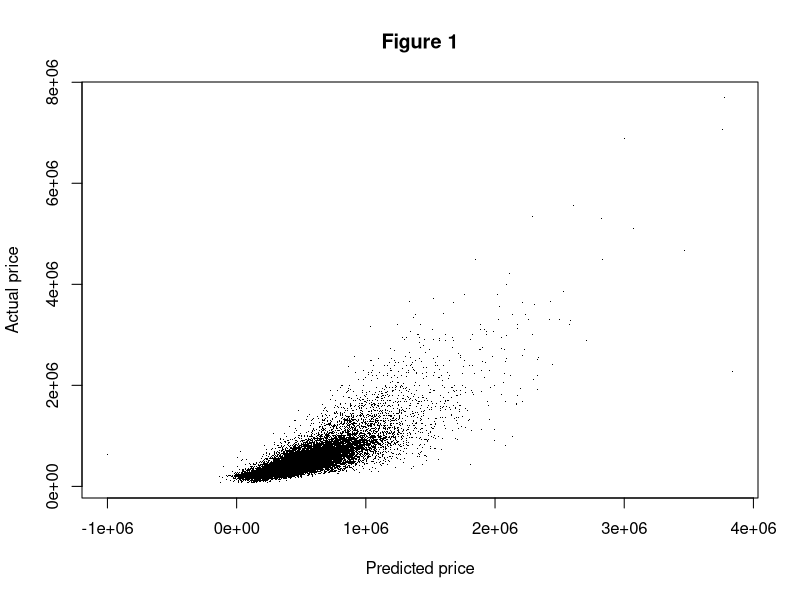
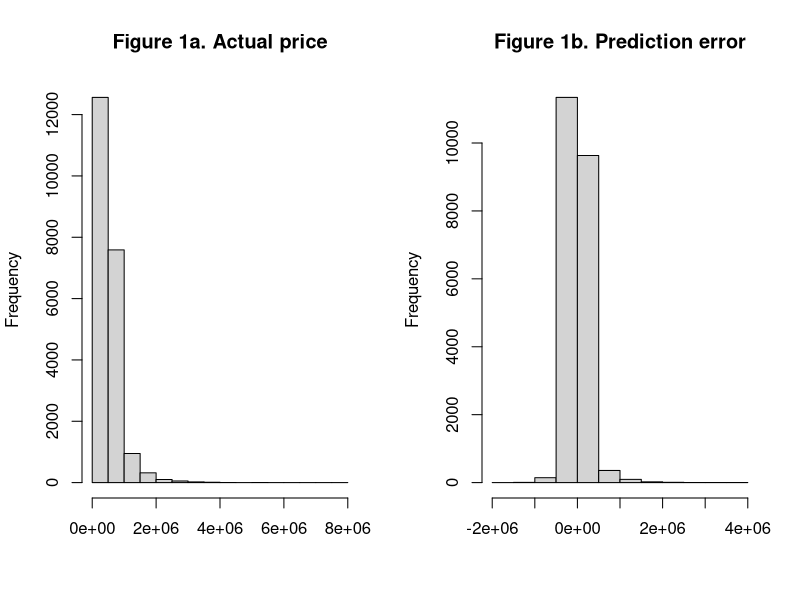
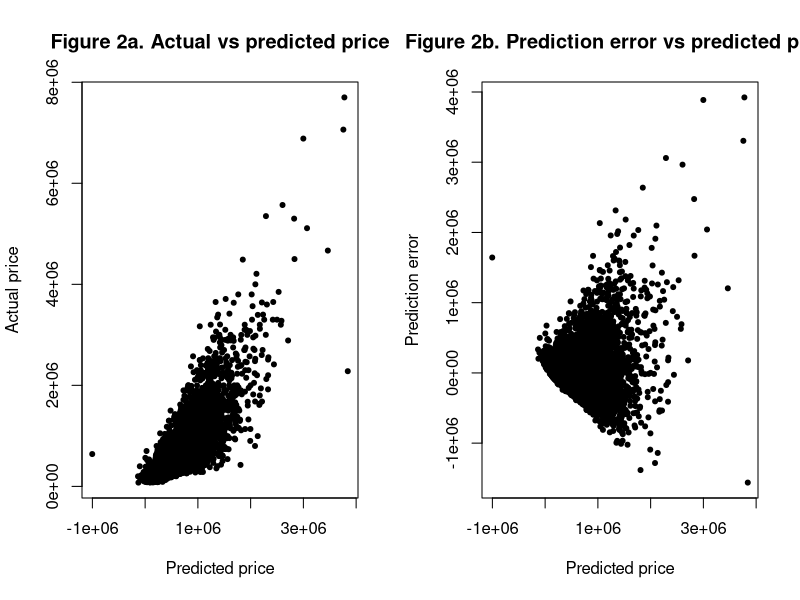
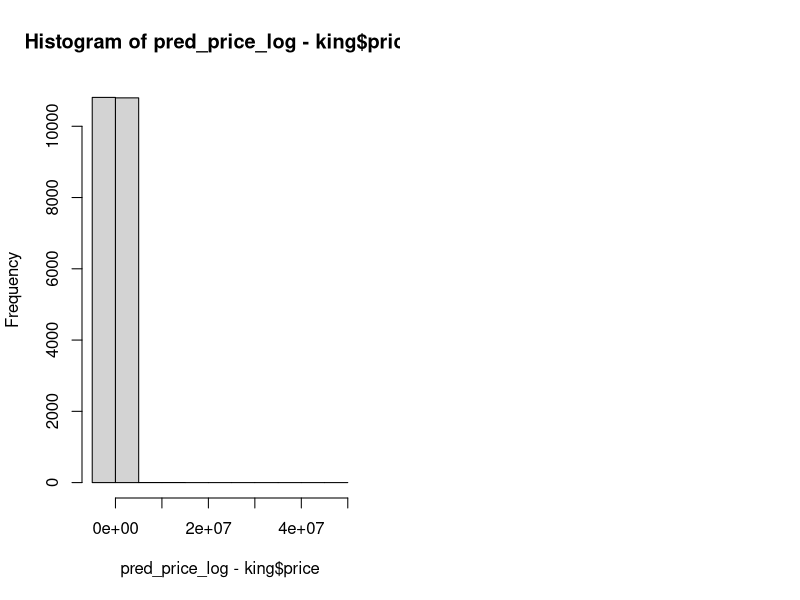

R code for these plots, in order:
## House sales in King County ##

# Setting work directory #
setwd("/Users/miguel/Dropbox (IESE)/Data archive/DATA")

# Reading data #
king <- read.csv("king.csv", stringsAsFactors=F)
head(king)
summary(king)

# Formula #
fm <- price ~ bedrooms + bathrooms + sqft_living + sqft_lot + floors +
  waterfront + condition + sqft_above + yr_built + yr_renovated + lat + long

# Linear regression #
mod <- lm(formula=fm, data=king)
summary(mod)
names(mod)
pred_price <- predict(mod, newdata=king)
pred_error <- king$price - pred_price
  plot(king$price ~ pred_price, pch=".", main="Figure 1", xlab="Predicted price",
  ylab="Actual price")

# Histograms #
par(mfrow=c(1,2))
hist(king$price, main="Figure 1a. Actual price", xlab="")
hist(pred_error, main="Figure 1b. Prediction error", xlab="")

# Scatterplots #
par(mfrow=c(1,2))
plot(king$price ~ pred_price, pch=20, main="Figure 2a. Actual vs predicted price",
 xlab="Predicted price", ylab="Actual price")
plot(pred_error ~ pred_price, pch=20, main="Figure 2b. Prediction error vs predicted price",
  xlab="Predicted price", ylab="Prediction error")



#Logarithmic scale #
fm_log <- log(price) ~ bedrooms + bathrooms + sqft_living + sqft_lot + floors +
  waterfront + condition + sqft_above + 
  yr_built + yr_renovated + lat + long
model_log <- lm(formula=fm_log, data=king)
summary(model_log)
pred_price_log <- exp(predict(model_log, newdata=king))
hist(pred_price_log  - king$price)

# Including zipcode #
fm2 <- price ~ bedrooms + bathrooms + sqft_living + sqft_lot + floors +
  waterfront + condition + sqft_above + 
  yr_built + yr_renovated + lat + long + substr(zipcode, 1, 4)
model2<- lm(formula=fm2, data=king)
summary(model2)

# Random forest #
library(randomForest)
N <- floor(nrow(king)/2)
train <- sample(1:N, nrow(king)/2,  replace=F)
mod6 <- randomForest(formula=fm, data=king[train,], ntree=500, nodesize=0.01*N, importance=T) 
pred6_train <- predict(mod6, newdata=king[train,])
pred6_test <- predict(mod6, newdata=king[-train,])
cor(pred6_train, king$price[train])
cor(pred6_test, king$price[-train])
